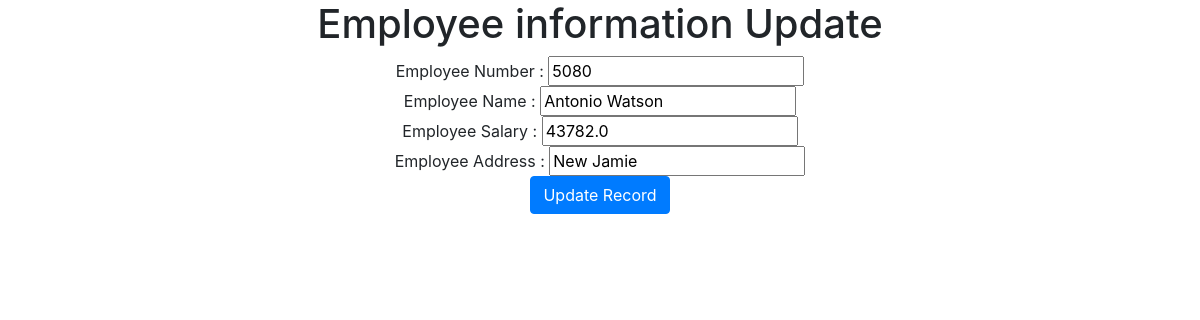
The page /update/3/ on the database its author committed.
### testapp/models.py (models this page shows)
class Employee(models.Model):
    eno = models.IntegerField()
    ename = models.CharField(max_length=30)
    esal = models.FloatField()
    eaddr = models.CharField(max_length=256)

### testapp/views.py (the view)
# urls.py: re_path('update/(?P<id>\d+)/', views.update_view),
def update_view(request, id):
    employee = Employee.objects.get(id=id)
    if request.method == "POST":
        form = EmployeeForm(request.POST, instance=employee)
        if form.is_valid():
            form.save()
        return redirect('/index')
    return render(request, 'testapp/update.html', {'employee': employee})

### templates/testapp/update.html (shortened to what this page needs)
<!DOCTYPE html>
{% extends 'testapp/base.html' %}
        {%block body_block%}
    <h1> Employee information Update</h1>
    <form method="post">
        Employee Number : <input type="text" name="eno" value="{{employee.eno}}"><br>
        Employee Name : <input type="text" name="ename" value="{{employee.ename}}"><br>
        Employee Salary : <input type="text" name="esal" value="{{employee.esal}}"><br>
        Employee Address : <input type="text" name="eaddr" value="{{employee.eaddr}}"><br>
        <input type="submit" name="" value="Update Record" class="btn btn-primary">
    </form>
    {%endblock%}

### rows shown on the page
Employee: eno "5080", ename "Antonio Watson", esal "43782.0", eaddr "New Jamie"
